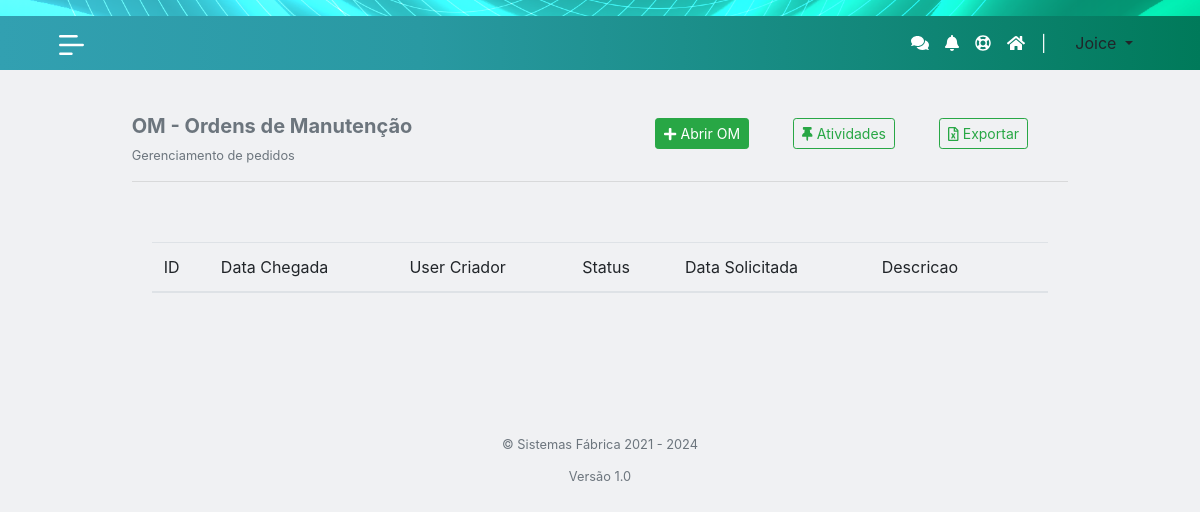
The app's page /lista-om.php (signed in), older data.
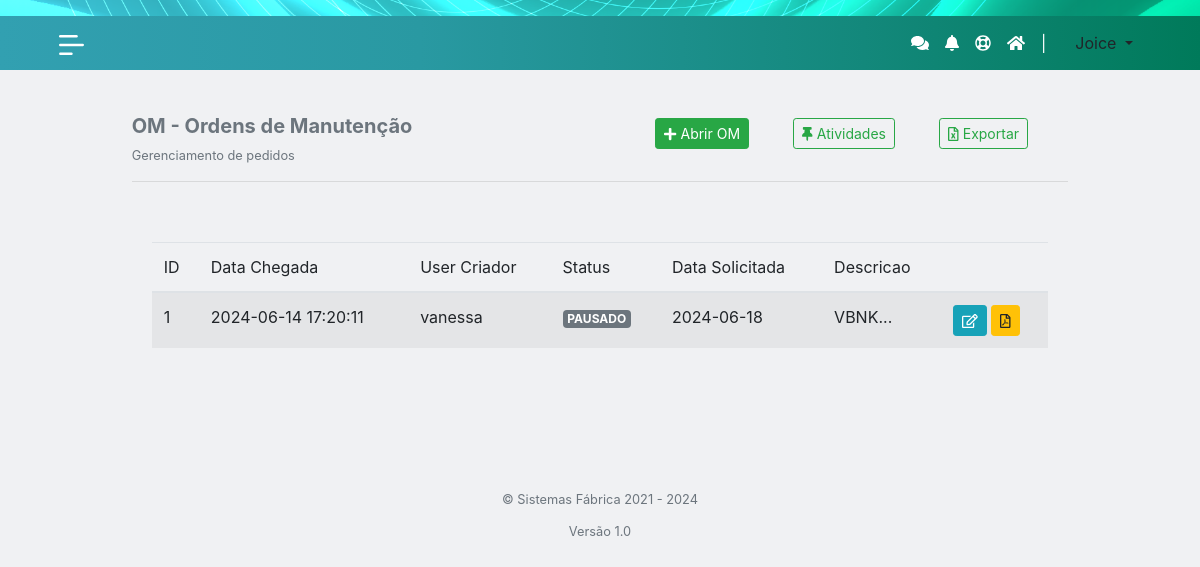
The same page, newer data.
### tables this page shows
CREATE TABLE IF NOT EXISTS `ordenmanutencao` (
  `omId` int NOT NULL AUTO_INCREMENT,
  `omUserCriador` varchar(200) NOT NULL,
  `omNomeCriador` varchar(200) NOT NULL,
  `omEmailCriador` varchar(200) NOT NULL,
  `omDtCriacao` timestamp NOT NULL DEFAULT CURRENT_TIMESTAMP,
  `omDtUpdate` timestamp NOT NULL DEFAULT CURRENT_TIMESTAMP,
  `omUserIp` varchar(20) NOT NULL,
  `omSetor` varchar(200) NOT NULL,
  `omDescricao` varchar(200) NOT NULL,
  `omNumMaquina` varchar(50) DEFAULT NULL,
  `omNomeMaquina` varchar(200) DEFAULT NULL,
  `omNomeArquivo` text,
  `omGrauUrgencia` varchar(10) NOT NULL,
  `omDtEntregasDesejada` varchar(100) NOT NULL,
  `omDtEntregaReal` varchar(200) DEFAULT NULL,
  `dtExecucao` varchar(100) DEFAULT NULL,
  `omObs` text,
  `omStatus` varchar(20) NOT NULL,
  PRIMARY KEY (`omId`)
);

### lista-om.php (the view, shortened to what this page needs)
<?php
if (isset($_SESSION["useruid"])) {
    include("php/head_tables.php");
?>
    <body class="bg-light-gray2">
        <?php
        include_once 'php/navbar.php';
        ?>
        <div id="main">
            <div class="container-fluid">
                <div class="row py-4 d-flex justify-content-center">
                    <div class="col-sm-10">
                        <div class="row d-flex justify-content-around">
                            <div class="col-sm d-flex justify-content-start" style="flex-direction: column;">
                                <h5 class="text-muted"><b>OM - Ordens de Manutenção</b></h5>
                                <small class="text-muted">Gerenciamento de pedidos</small>
                            </div>
                            <div class="col-sm d-none d-sm-block">
                                <div class="d-flex justify-content-evenly">
                                    <div class="d-flex justify-content-center p-1">
                                        <a href="novaos?t=om"><button class="btn btn-success btn-sm"><i class="fas fa-plus"></i> Abrir OM</button></a>
                                    </div>
                                    <div class="d-flex justify-content-center p-1">
                                        <a href="atividades-om"><button class="btn btn-outline-success btn-sm"><i class="fas fa-thumbtack"></i> Atividades</button></a>
                                    </div>
                                    <div class="d-flex justify-content-center p-1">
                                        <a href="export?t=om"><button class="btn btn-outline-success btn-sm"><i class="far fa-file-excel"></i> Exportar</button></a>
                                    </div>
                                </div>
                            </div>
                        </div>
                        <hr>
                        <br>
                        <div class="">
                            <div class="card-body">
                                <div class="content-panel">
                                    <table id="tableProp" class="table table-striped table-advance table-hover">
                                        <thead>
                                            <tr>
                                                <th>ID</th>
                                                <th>Data Chegada</th>
                                                <th>User Criador</th>
                                                <th>Status</th>
                                                <th>Data Solicitada</th>
                                                <th>Descricao</th>
                                                <th></th>
                                            </tr>
                                        </thead>
                                        <tbody>
                                            <?php
                                            require_once 'db/dbh.php';
                                            $ret = mysqli_query($conn, "SELECT * FROM ordenmanutencao");
                                            while ($row = mysqli_fetch_array($ret)) {
                                            ?>
                                                <tr>
                                                    <td><?php echo $row['omId']; ?></td>
                                                    <td><?php echo $row['omDtCriacao']; ?></td>
                                                    <td><?php echo $row['omNomeCriador']; ?></td>
                                                    <td><span class="badge bg-secondary text-white"><?php echo $row['omStatus']; ?></span></td>
                                                    <td><?php echo $row['omDtEntregasDesejada']; ?></td>
                                                    <td><?php echo substr($row['omDescricao'], 0, 50) . '...'; ?></td>
                                                    <td>
                                                        <a href="editarom?id=<?php echo $row['omId']; ?>">
                                                            <button class="btn btn-info btn-sm"><i class="far fa-edit"></i></button></a>
                                                        <a href="om?id=<?php echo $row['omId']; ?>">
                                                            <button class="btn btn-warning btn-sm"><i class="far fa-file-pdf"></i></button></a>
                                                    </td>
                                                </tr>
                                            <?php
                                            } ?>
                                        </tbody>
                                    </table>
                                </div>
                            </div>
                        </div>
                    </div>
                </div>
            </div>
        </div>
        <?php include_once 'php/footer_index.php' ?>
    <?php
} else {
    header("location: index");
    exit();
}
    ?>

Row changes from the older to the newer data that the page shows:
added ordenmanutencao: omId "1", omDtCriacao "2024-06-14 17:20:11", omNomeCriador "vanessa", omStatus "PAUSADO", omDtEntregasDesejada "2024-06-18", omDescricao "VBNK"
